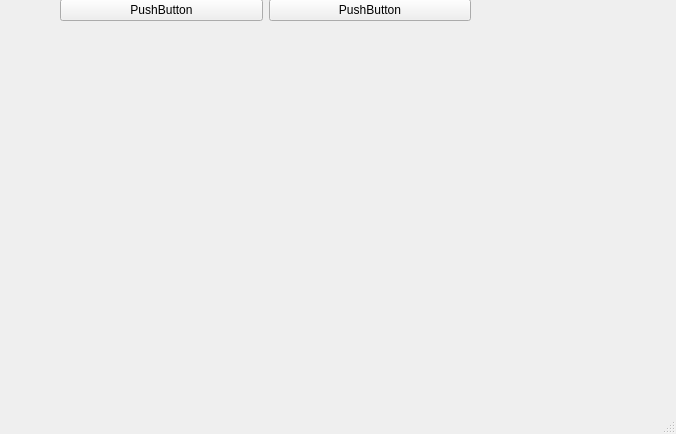
<?xml version="1.0" encoding="UTF-8"?>
<ui version="4.0">
 <class>MainWindow</class>
 <widget class="QMainWindow" name="MainWindow">
  <property name="geometry">
   <rect>
    <x>0</x>
    <y>0</y>
    <width>676</width>
    <height>434</height>
   </rect>
  </property>
  <property name="windowTitle">
   <string>MainWindow</string>
  </property>
  <widget class="QWidget" name="centralwidget">
   <widget class="QWidget" name="gridLayoutWidget">
    <property name="geometry">
     <rect>
      <x>60</x>
      <y>-1</y>
      <width>411</width>
      <height>221</height>
     </rect>
    </property>
    <layout class="QGridLayout" name="gridLayout">
     <property name="sizeConstraint">
      <enum>QLayout::SetMaximumSize</enum>
     </property>
     <property name="horizontalSpacing">
      <number>6</number>
     </property>
     <item row="0" column="0">
      <widget class="QPushButton" name="pushButton">
       <property name="text">
        <string>PushButton</string>
       </property>
      </widget>
     </item>
     <item row="0" column="1">
      <widget class="QPushButton" name="pushButton_2">
       <property name="text">
        <string>PushButton</string>
       </property>
      </widget>
     </item>
     <item row="1" column="0" colspan="2">
      <widget class="QLabel" name="label">
       <property name="text">
        <string/>
       </property>
      </widget>
     </item>
    </layout>
   </widget>
  </widget>
  <widget class="QMenuBar" name="menubar">
   <property name="geometry">
    <rect>
     <x>0</x>
     <y>0</y>
     <width>676</width>
     <height>22</height>
    </rect>
   </property>
  </widget>
  <widget class="QStatusBar" name="statusbar"/>
 </widget>
 <resources/>
 <connections/>
</ui>
